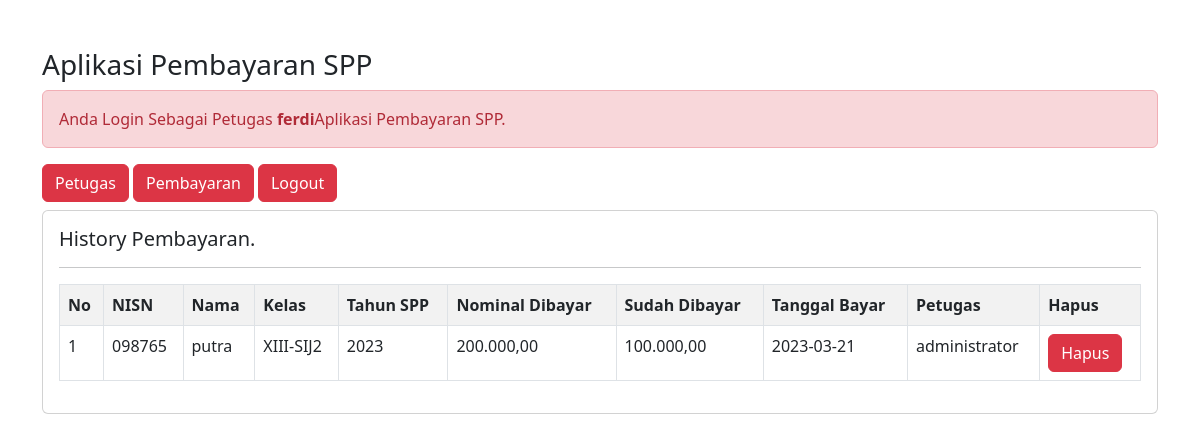
The page /petugas/petugas.php?url=history-pembayaran&nisn=098765 (signed in) on the database its author committed.
### tables this page shows
CREATE TABLE `pembayaran` (
  `id_pembayaran` int(11) NOT NULL,
  `id_petugas` int(11) NOT NULL,
  `nisn` varchar(10) NOT NULL,
  `tgl_bayar` date NOT NULL,
  `bulan_dibayar` varchar(8) NOT NULL,
  `tahun_dibayar` varchar(4) NOT NULL,
  `id_spp` int(11) NOT NULL,
  `jumlah_bayar` int(11) NOT NULL
);

CREATE TABLE `siswa` (
  `nisn` char(10) NOT NULL,
  `nis` char(8) NOT NULL,
  `nama` varchar(35) NOT NULL,
  `id_kelas` int(11) NOT NULL,
  `alamat` text NOT NULL,
  `no_telp` varchar(13) NOT NULL,
  `id_spp` int(11) NOT NULL
);

CREATE TABLE `kelas` (
  `id_kelas` int(11) NOT NULL,
  `nama_kelas` varchar(10) NOT NULL,
  `kompetesi_keahlian` varchar(50) NOT NULL
);

CREATE TABLE `spp` (
  `id_spp` int(11) NOT NULL,
  `tahun` int(11) NOT NULL,
  `nominal` int(11) NOT NULL
);

CREATE TABLE `petugas` (
  `id_petugas` int(11) NOT NULL,
  `username` varchar(25) NOT NULL,
  `password` varchar(32) NOT NULL,
  `nama_petugas` varchar(35) NOT NULL,
  `level` enum('admin','petugas') NOT NULL
);

### petugas/history-pembayaran.php (the view)
<?php
$nisn = $_GET['nisn'];
?>
<h5>History Pembayaran.</h5>
<hr>
<table class ="table table-striped table-bordered">
	<tr class="fw-bold">
		<td>No</td>
		<td>NISN</td>
		<td>Nama</td>
		<td>Kelas</td>
		<td>Tahun SPP</td>
		<td>Nominal Dibayar</td>
		<td>Sudah Dibayar</td>
		<td>Tanggal Bayar</td>
		<td>Petugas</td>
		<td>Hapus</td>
	</tr>
	<?php
	include'../koneksi.php';
	$no = 1;
	$sql = "SELECT*FROM pembayaran,siswa,kelas,spp,petugas WHERE pembayaran.nisn=siswa.nisn AND siswa.id_kelas=kelas.id_kelas AND pembayaran.id_spp=spp.id_spp AND pembayaran.id_petugas=petugas.id_petugas AND pembayaran.nisn='$nisn' ORDER BY tgl_bayar DESC";
	$query = mysqli_query($koneksi, $sql);
	foreach ($query as $data){
		?>
		<tr>
			<td><?= $no++; ?></td>
			<td><?= $data['nisn'] ?></td>
			<td><?= $data['nama'] ?></td>
			<td><?= $data['nama_kelas'] ?></td>
			<td><?= $data['tahun'] ?></td>
			<td><?= number_format($data['nominal'],2,',','.'); ?></td>
			<td><?= number_format($data['jumlah_bayar'],2,',','.'); ?></td>
			<td><?= $data['tgl_bayar'] ?></td>
			<td><?= $data['nama_petugas'] ?></td>
			<td>
				<a href="?url=hapus-pembayaran&id_pembayaran=<?= $data ['id_pembayaran'] ?>" class='btn btn-danger'>Hapus</a>
			</td>
		</tr>
	<?php } ?>
</table>

### petugas/style.css (style rules this page uses)
body { background-image: url("walle.jpg"); background-size: 100%; }

### rows shown on the page
pembayaran: siswa.nisn "098765", siswa.nama "putra", kelas.nama_kelas "XIII-SIJ2", id_spp.tahun "2023", id_spp.nominal "200.000,00", jumlah_bayar "100.000,00", tgl_bayar "2023-03-21", id_petugas.nama_petugas "administrator"

### other values the page prints
$_SESSION['nama_petugas'] "ferdi"
